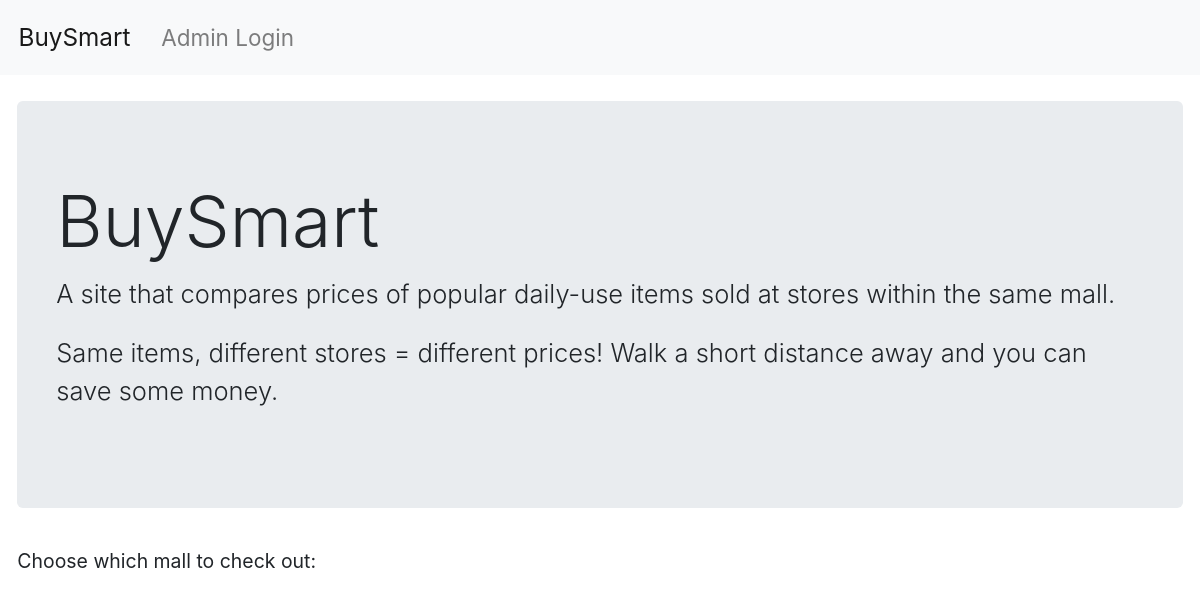
The app's page /, older data.
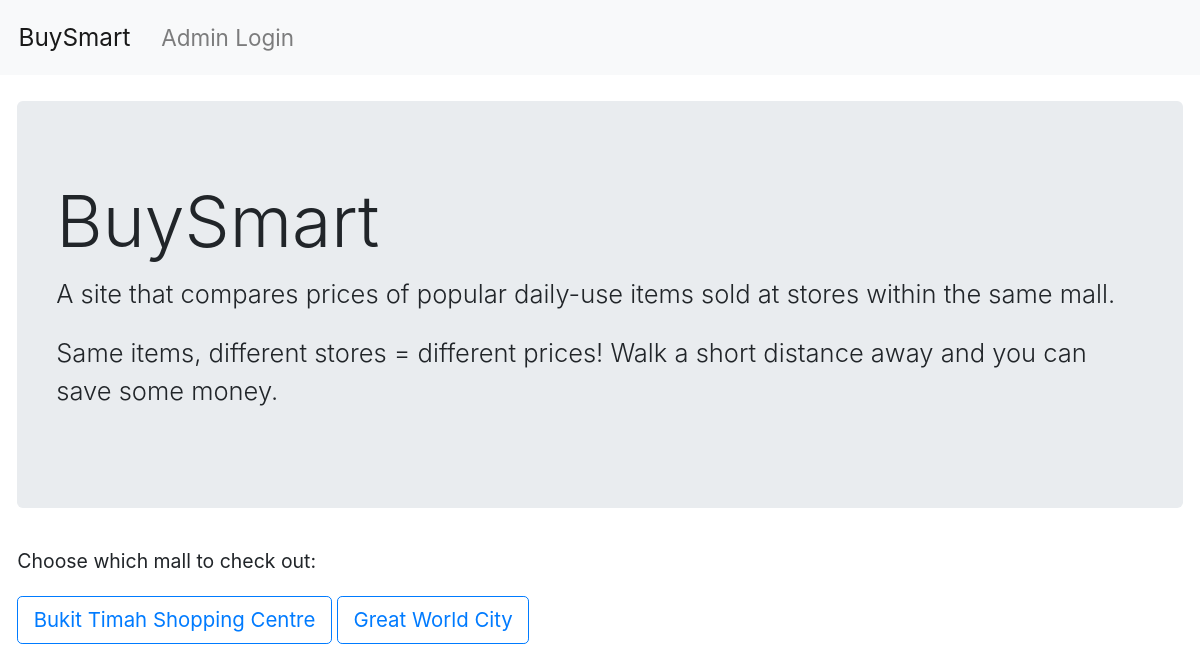
The same page, newer data.
### basic_app/models.py (models this page shows, shortened)
class Entry(models.Model):
    mall = models.CharField(max_length=256,default='')
    product_category = models.CharField(max_length=256,default='')
    product = models.CharField(max_length=256,default='')
    shop_name = models.CharField(max_length=256,default='')
    shop_address = models.CharField(max_length=256,default='',blank=True,null=True)
    price = models.FloatField(default='')
    created_at = models.DateField(auto_now_add=True)
    updated_at = models.DateField(auto_now=True)

### basic_app/views.py (the view)
# urls.py: path('',views.MallList,name='mall_list'),
def MallList(request):
    entries = models.Entry.objects.all()
    used = []
    for entry in entries:
        if entry.mall not in used:
            used.append(entry.mall)
    all_malls_pro_cats = []
    for mall in used:
        mall_entries = models.Entry.objects.filter(mall=mall)
        mall_pro_cats = []
        for entry in mall_entries:
            if entry.product_category not in mall_pro_cats:
                mall_pro_cats.append(entry.product_category)
        all_malls_pro_cats.append(mall_pro_cats)
    return render(request,'basic_app/mall_list.html',{'used':used,'all_malls_pro_cats':all_malls_pro_cats})

### templates/basic_app/mall_list.html (shortened to what this page needs)
{% extends 'basic_app/base.html' %}
{% load static %}
{% block css_block %}
<link rel="stylesheet" href="{% static 'css/zoom.css' %}">
{% endblock %}
{% block body_block %}
<div class="jumbotron">
  <h1 class="display-4">BuySmart</h1>
  <p class="lead">A site that compares prices of popular daily-use items sold at stores within the same mall.</p>
  <p class="lead">Same items, different stores = different prices!  Walk a short distance away and you can save some money.</p>
</div>
<p>Choose which mall to check out:<p>
{% for mall in used %}
<a class="btn btn-outline-primary" href="{% url 'pro_cat_list' mall=mall %}" role="button">{{mall}}</a>
{% endfor %}
{% endblock %}

### templates/basic_app/base.html (shortened to what this page needs)
{% load analytical %}
<!DOCTYPE html>
{% load static %}
<html lang="en" dir="ltr">
  <head>
    <link rel="stylesheet" href="https://stackpath.bootstrapcdn.com/bootstrap/4.3.1/css/bootstrap.min.css">
    {% block css_block %}{% endblock %}
  </head>
  <body>
    <nav class="navbar navbar-expand-lg navbar-light bg-light">
      <a class="navbar-brand" href="{% url 'mall_list' %}">BuySmart</a>
      <div class="collapse navbar-collapse" id="navbarSupportedContent">
        <ul class="navbar-nav mr-auto">
          {% if user.is_authenticated %}
          <li class="nav-item">
            <a class="nav-link" href="{% url 'create' %}">Create</a>
          </li>
          <li class="nav-item">
            <a class="nav-link" href="{% url 'update' %}">Update</a>
          </li>
          <li class="nav-item">
            <a class="nav-link" href="{% url 'entry_list' %}">Entry List</a>
          </li>
          <li class="nav-item">
            <a class="nav-link" href="{% url 'logout' %}">Logout</a>
          </li>
          {% else %}
          <li class="nav-item">
            <a class="nav-link" href="{% url 'login' %}">Admin Login</a>
          </li>
          {% endif %}
      </div>
    </nav>
    <br>
    <div class="container">
    {% block body_block %}
    {% endblock %}
    </div>
  </body>
</html>

### static/css/zoom.css (style rules this page uses)
* { zoom:105%; }

Row changes from the older to the newer data that the page shows:
added Entry: used "Bukit Timah Shopping Centre"
added Entry: used "Great World City"
